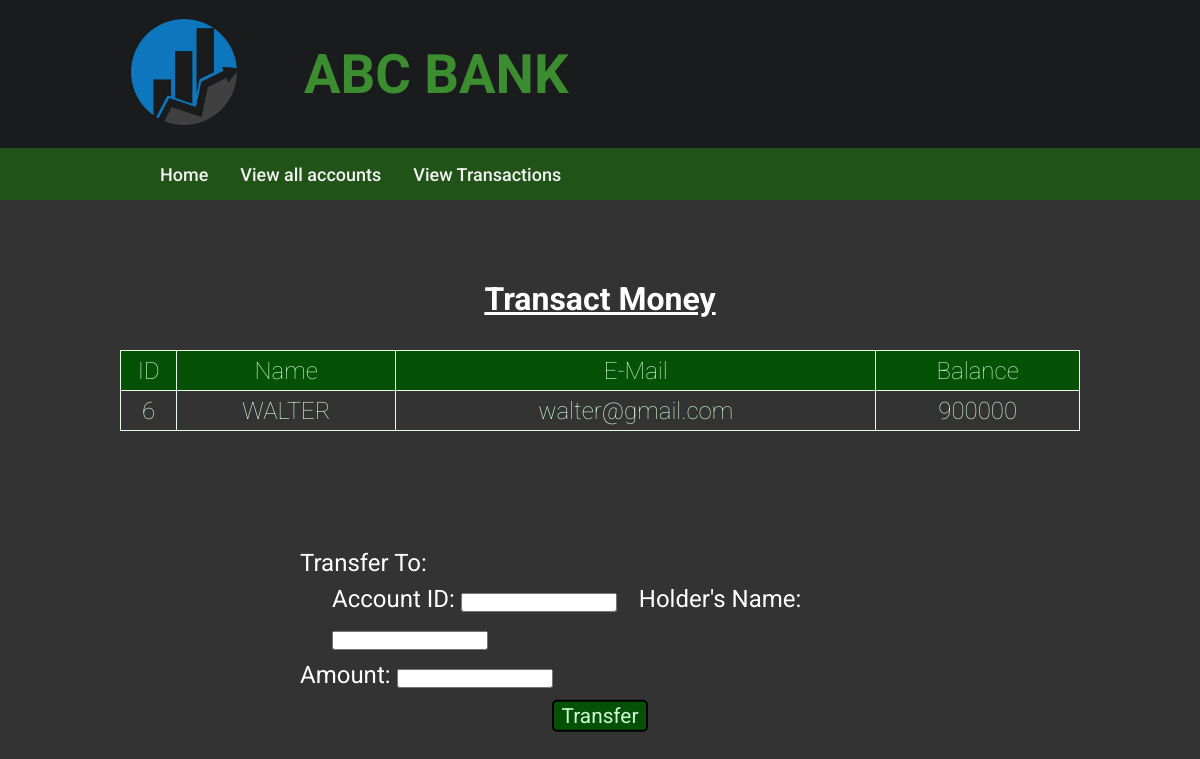
The page /selectedacc.php?id=6 on the database its author committed.
### tables this page shows
CREATE TABLE `user` (
  `id` int(3) NOT NULL AUTO_INCREMENT,
  `name` text NOT NULL,
  `email` varchar(30) NOT NULL,
  `balance` int(8) NOT NULL,
  PRIMARY KEY (`id`)
);

### selectedacc.php (the view, shortened to what this page needs)
<!DOCTYPE html>
<html lang="en">
<head>
  <link rel="stylesheet" href="customers.css">
</head>
<body>
  <div class="container" id="container1">
    <h2><u>Transact Money</u></h2>
    <?php
      include 'config.php';
      $id = $_GET['id'];
      $sql = "SELECT * FROM  user where id=$id";
      $res = mysqli_query($conn, $sql);
      $rows = mysqli_fetch_assoc($res);
    ?>
    <table>
      <tr>
        <th>ID</th>
        <th>Name</th>
        <th>E-Mail</th>
        <th>Balance</th>
      </tr>
      <tr>
        <td><?php echo $rows['id']; ?></td>
        <td><?php echo $rows['name']; ?></td>
        <td><?php echo $rows['email']; ?></td>
        <td><?php echo $rows['balance']; ?></td>
      </tr>
    </table>
    <form name="transfer" method="POST" class="form">
      <label>Transfer To:</label>
      <div class="creds">
        <label>Account ID: </label>
        <input type="number" name="to_id" required>
        <label>Holder's Name: </label>
        <input type="text" name="to_name" required>
      </div>
      <label>Amount: </label>
      <input type="number" name="amount" required>
      <div style="text-align: center;">
        <button type="submit" name="submit" class="tran-btn" style="font-size:1.3rem; height:2rem; width:6rem;">Transfer</button>
      </div>
    </form>
  </div>
</body>
</html>

### customers.css (style rules this page uses)
* { box-sizing: border-box; margin: 0; padding: 0; font-family: "Roboto", sans-serif; }
body { background-color: #333333; }
.container { justify-content: center; align-items: center; width: 100%; padding-top: 5rem; padding-bottom: 2rem; }
table { color: #cef7d4; margin-left: auto; margin-right: auto; width: 60rem; font-size: 1.5rem; text-align: center; font-weight: 100; }
table, th, td { border: 1px solid #e6fce9; border-collapse: collapse; }
th { background-color: #055105; font-weight: 100; }
tr { height: 2.5rem; }
.tran-btn { background-color: #055105; height: 1.5rem; width: 5rem; margin-bottom: 0.3rem; color: #cef7d4; border: 2px solid black; border-radius: 5px; font-size: 1rem; }
h2 { color: white; font-size: 2rem; text-align: center; margin-bottom: 2rem; }
.form { position: absolute; left: 50%; transform: translate(-50%, 50%); margin-top: 1.5rem; color: white; font-size: 1.5rem; }
label, input { margin-bottom: 0.7rem; }
.creds { margin-top: 0.5rem; margin-left: 2rem; }
.creds input { margin-right: 1rem; }

### navbar.css (style rules this page uses)
* { box-sizing: border-box; margin: 0; padding: 0; font-family: "Roboto", sans-serif; }
.top { display: flex; align-items: center; height: 18.5vh; padding: 2rem 7rem; background-color: #1a1b1d; }
.bank-name { font-size: 3.4rem; font-weight: bold; margin-left: 3rem; color: #3c8c30; }
.logo { cursor: pointer; width: 9rem; height: 9rem; }
header { height: 25vh; }
.navbar { height: 6.5vh; width: 100vw; background-color: #215319; display: inline-flex; align-items: center; padding-left: 9rem; }
.navbar a { text-align: center; font-weight: 500; font-size: 18px; text-decoration: none; padding: 14px 16px; color: #f2f2f2; float: left; transition: all 0.3s ease 0s; }

### rows shown on the page
user: id "6", name "WALTER", email "walter@gmail.com", balance "900000"
